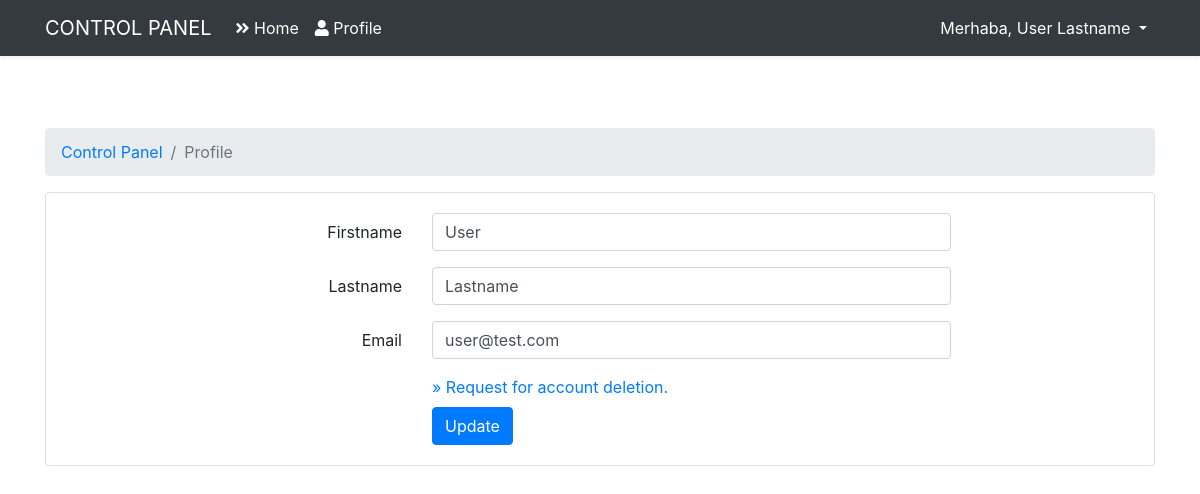
Page /admin/profile (signed in) on the committed database.
### tables this page shows
CREATE TABLE `users` (
  `id` int(11) NOT NULL,
  `name` varchar(255) NOT NULL,
  `lastname` varchar(255) NOT NULL,
  `email` varchar(255) NOT NULL,
  `password` varchar(255) NOT NULL,
  `role_level` int(11) NOT NULL DEFAULT 1
);

### core/Router.php (called while the page is built, shortened)
<?php
class Router
{
    public Request $request;
    protected array $routes = [];
    public function __construct(Request $request)
    {
        $this->request = $request;
    }
    public function get($path, $callback)
    {
        $this->routes['get'][$path] = $callback;
    }
    public function post($path, $callback)
    {
        $this->routes['post'][$path] = $callback;
    }
    public function resolve()
    {
        $path = $this->request->getPath();
        $method = $this->request->method();
        $callback = $this->routes[$method][$path] ?? false;
        if (is_array($callback)) {
            $controller = new $callback[0]();
            $controller->action = $callback[1];
            $callback[0] = $controller;
        }
        return call_user_func($callback, $this->request);
    }
    public function view(string $view, ?string $title = null, array $data = [])
    {
        require_once __DIR__ . "/../resources/views/$view.php";
        return ob_get_clean();
    }
}

### core/Controller.php (called while the page is built, shortened)
<?php
abstract class Controller
{
    public static function view(string $view, ?string $title = null, array $data = [])
    {
        return Application::$app->router->view($view, $title, $data);
    }
}

### app/Controllers/Admin/ProfileController.php (called while the page is built, shortened)
<?php
class ProfileController extends Controller
{
    public function edit()
    {
        return $this->view('auth/admin/user-profile', 'Profile', compact('user'));
    }
}

### public/index.php (called while the page is built, shortened)
<?php
$app = new Application();
$app->run();

### core/Session.php (called while the page is built, shortened)
<?php
class Session
{
    public static function get($key)
    {
        return !empty($_SESSION[$key]) ? $_SESSION[$key] : null;
    }
}

### core/DB.php (called while the page is built, shortened)
<?php
class DB
{
    public static function connection()
    {
        $env = parse_ini_file(__DIR__ . '/../.env');
        $host = $env['DB_HOST'];
        $database = $env['DB_DATABASE'];
        $username = $env['DB_USERNAME'];
        $password = $env['DB_PASSWORD'];
        try {
            $dsn = "mysql:host=$host; dbname=$database;";
            $pdo = new PDO($dsn, $username, $password);
            return $pdo;
        } catch (PDOException $e) {
            echo "Database error " . $e->getMessage();
            Logger::emergency('Failed to connect to the database.', [false]);
            exit();
        }
    }
    public static function find(string $table, mixed $id)
    {
        $db = self::connection();
        $stm = $db->prepare("SELECT * FROM $table WHERE id = :id");
        $stm->bindParam(":id", $id);
        $stm->execute();
        return $stm->fetch(PDO::FETCH_ASSOC);
    }
}

### core/Model.php (called while the page is built, shortened)
<?php
abstract class Model
{
    public static function find($id) {
        $table = static::$table;
        return DB::find($table, $id);
    }
}

### resources/views/auth/admin/user-profile.php (the view, shortened to what this page needs)
<?php use Core\Session;
require __DIR__ . '/layouts/header.php';?>
    <div class="container">
        <div class="row justify-content-center py-5">
            <div class="col-md-12">
                <nav aria-label="breadcrumb">
                    <ol class="breadcrumb">
                        <li class="breadcrumb-item"><a href="/admin">Control Panel</a></li>
                        <li class="breadcrumb-item active" aria-current="page"><?= $title ?></li>
                    </ol>
                </nav>
                <div class="card">
                    <div class="card-body">
                        <form action="" method="POST">
                            <div class="form-group row">
                                <label for="name" class="col-md-4 col-form-label text-md-right">Firstname</label>
                                <div class="col-md-6">
                                    <input id="name" type="text" class="form-control" name="name" value="<?= $user['name'] ?>">
                                </div>
                            </div>
                            <div class="form-group row">
                                <label for="name" class="col-md-4 col-form-label text-md-right">Lastname</label>
                                <div class="col-md-6">
                                    <input id="lastname" type="text" class="form-control" name="lastname" value="<?= $user['lastname'] ?>">
                                </div>
                            </div>
                            <div class="form-group row">
                                <label for="name" class="col-md-4 col-form-label text-md-right">Email</label>
                                <div class="col-md-6">
                                    <input id="email" type="email" class="form-control" name="email" value="<?= $user['email'] ?>">
                                </div>
                            </div>
                            <div class="form-group row mb-0 mb-2">
                                <div class="col-md-6 offset-md-4">
                                    <a href="/admin/profile/delete">» Request for account deletion.</a>
                                </div>
                            </div>
                            <div class="form-group row mb-0">
                                <div class="col-md-6 offset-md-4">
                                    <button type="submit" class="btn btn-primary" value="update">Update</button>
                                </div>
                            </div>
                        </form>
                    </div>
                </div>
            </div>
        </div>
    </div>
<?php require __DIR__ . '/layouts/footer.php';?>

### resources/views/auth/admin/layouts/navbar.php (shortened to what this page needs)
<nav class="navbar navbar-expand-md navbar-dark bg-dark shadow-sm">
    <div class="container">
        <a class="navbar-brand text-uppercase" href="/admin">Control Panel</a>
        <div class="collapse navbar-collapse" id="navbars">
            <ul class="navbar-nav me-auto mb-2 mb-lg-0">
                <li class="nav-item">
                    <a class="nav-link text-white" aria-current="page" href="/admin">
                        <i class="fas fa-angle-double-right"></i>
                        Home
                    </a>
                </li>
                <li class="nav-item">
                    <a class="nav-link text-white" aria-current="page" href="/admin/profile">
                        <i class="fas fa-user"></i>
                        Profile
                    </a>
                </li>
            </ul>
            <div class="navbar-collapse">
                <ul class="navbar-nav ml-auto">
                    <div class="dropdown">
                        <a class="nav-link dropdown-toggle text-white" href="#" role="button" id="dropdownMenuLink" data-bs-toggle="dropdown" aria-expanded="false">
                            Merhaba, <?php echo user('name') ?> <?php echo user('lastname') ?>
                        </a>
                    </div>
                </ul>
            </div>
        </div>
    </div>
</nav>

### rows in the picture
users: name "User", lastname "Lastname", email "user@test.com"

### other values in the picture
$title "Profile"
